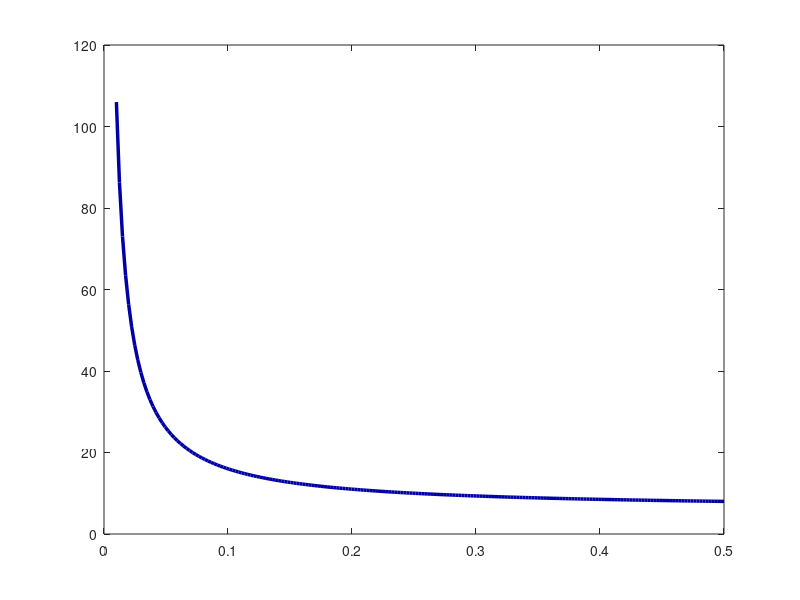

The MATLAB script that drew this image: (Note: this script raises an error after producing the figure.)
% График K(T2) при фиксированном T1
T1 = 1/6;                 % фиксируем T1
T2 = linspace(0.01, 0.5, 200);

K = (T1 + T2) ./ (T1 .* T2);

figure('Color', 'white', 'Position', [100, 100, 900, 600]);
plot(T2, K, 'LineWidth', 2.5, 'Color', [0, 0, 0.65]);
hold on
yline(12.5, '--', 'LineWidth', 2.5, 'Color', [0.8, 0.2, 0.2]);
hold off

ax = gca;
ax.LineWidth = 1.5;
ax.FontSize = 20;
ax.FontName = 'DejaVuMathTeXGyre';
ax.XColor = [0.3, 0.3, 0.3];
ax.YColor = [0.3, 0.3, 0.3];
grid on; grid minor;
ax.GridColor = [0.9, 0.9, 0.9];
ax.GridAlpha = 0.4;
ax.MinorGridColor = [0.95, 0.95, 0.95];
ax.MinorGridAlpha = 0.2;

xlabel('$T_2$', 'FontSize', 23, 'FontWeight', 'normal', 'Interpreter', 'latex');
ylabel('$K$', 'FontSize', 23, 'FontWeight', 'normal', 'Interpreter', 'latex');

legend({'$T_{\mathrm{2}}$, ($T_{\mathrm{1}}$ - fixed)', '$K=12.5$'}, 'Interpreter', 'latex', 'Location', 'northeast', 'FontSize', 23);

box on;

exportgraphics(gcf, '../../images/task2/T2.png', 'Resolution', 300);
